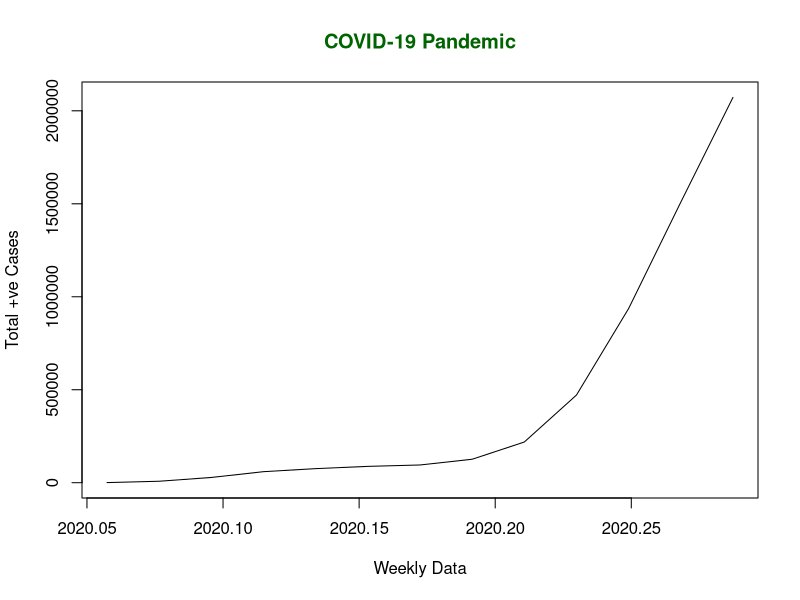
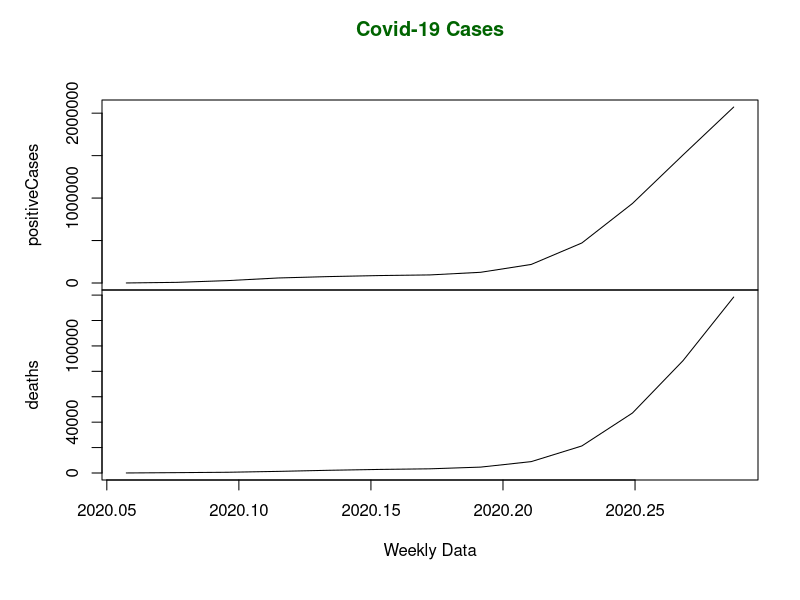
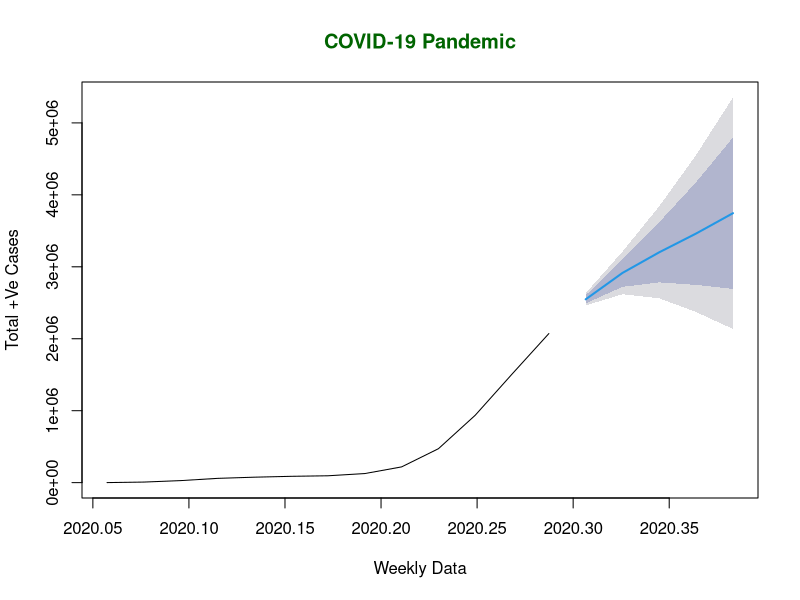
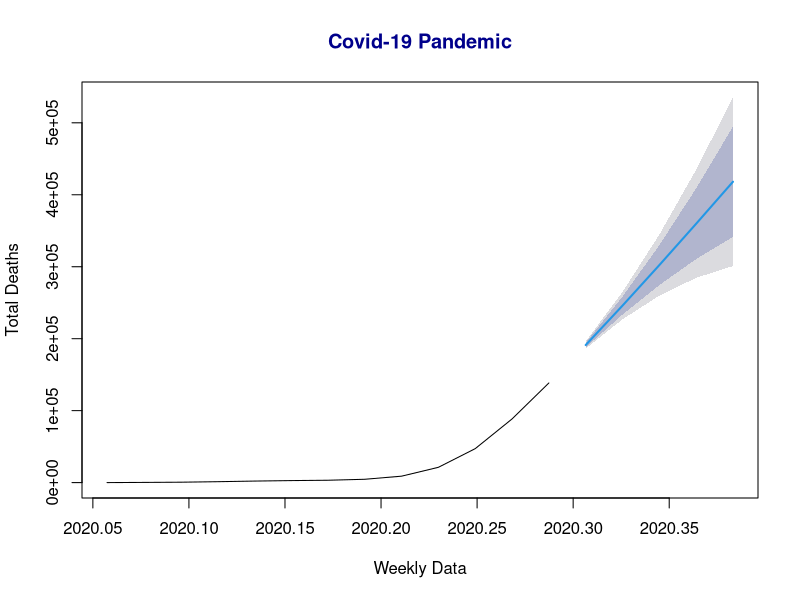

Write R code to recreate these figures, in order.
## ---- chunk 1
#install.packages("lubridate")
## ---- chunk 2
library(lubridate)
x <- c(580, 7813, 28266, 59287, 75700,
       87820, 95314, 126214, 218843, 471497,
       936851, 1508725, 2072113)
mts <- ts(x, start = decimal_date(ymd("2020-01-22")), frequency = 365.25 / 7)
plot(mts, xlab = "Weekly Data", ylab = "Total +ve Cases",
     main = "COVID-19 Pandemic", col.main = "darkgreen")
## ---- chunk 3
library(lubridate)
positiveCases <- c(580, 7813, 28266, 59287,
                   75700, 87820, 95314, 126214,
                   218843, 471497, 936851,
                   1508725, 2072113)
deaths <- c(17, 270, 565, 1261, 2126, 2800,
            3285, 4628, 8951, 21283, 47210,
            88480, 138475)

mts <- ts(cbind(positiveCases, deaths),
          start = decimal_date(ymd("2020-01-22")),
          frequency = 365.25 / 7)
plot(mts,xlab="Weekly Data",main="Covid-19 Cases",col.main="darkgreen")

## ---- chunk 4
#install.packages("forecast")
## ---- chunk 5
library(lubridate)
library(forecast)

x <- c(580, 7813, 28266, 59287, 75700,
       87820, 95314, 126214, 218843,
       471497, 936851, 1508725, 2072113)

mts <- ts(x, start = decimal_date(ymd("2020-01-22")), frequency = 365.25 / 7)
fit <- auto.arima(mts)
forecasted_values <- forecast(fit, 5)
print(forecasted_values)
## ---- chunk 6
plot(forecasted_values, xlab = "Weekly Data", ylab = "Total +Ve Cases",
     main = "COVID-19 Pandemic", col.main = "darkgreen")
## ---- chunk 7
library(lubridate)
library(forecast)

deaths  <-c(17, 270, 565, 1261, 2126, 2800,
            3285, 4628, 8951, 21283, 47210,
            88480, 138475)
print(x)
mts <- ts(deaths,start=decimal_date(ymd("2020-01-22")),frequency=365.25/7)
fit <- auto.arima(mts)
forecasted_values <- forecast(fit,5)
print(forecasted_values)
## ---- chunk 8
plot(forecasted_values,xlab = "Weekly Data",ylab="Total Deaths",main="Covid-19 Pandemic",col.main = "darkblue")
